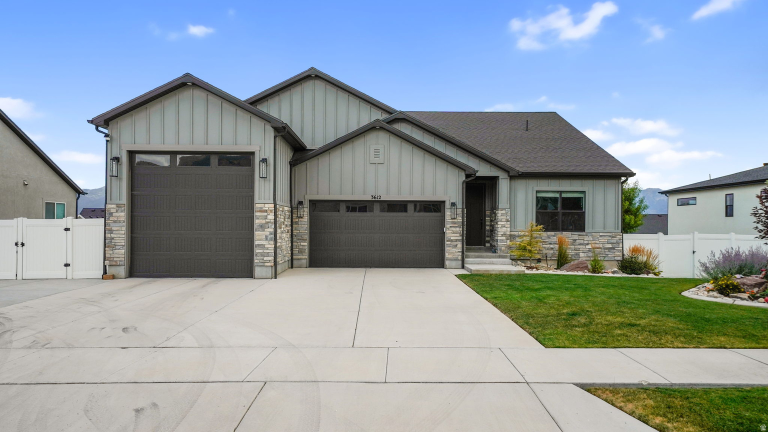
#> input picture assets/photos/2171821/exterior.jpg, 1536 x 864 px (shown at 1/2 size); its folder holds only this picture in this run
$ python test_photo_ranker.py
#> lines starting #> are read from the running program, lines starting #| are printed output that depends on the picture
### app/ranking/photo_ranker.py
from __future__ import annotations

from dataclasses import dataclass
from pathlib import Path

from PIL import Image, ImageFilter, ImageStat


@dataclass
class PhotoScore:
    filename: str
    total_score: float
    brightness_score: float
    sharpness_score: float
    contrast_score: float
    resolution_score: float


def _clamp(value: float, minimum: float = 0, maximum: float = 100) -> float:
    return max(minimum, min(value, maximum))


def _brightness_score(image: Image.Image) -> float:
    grayscale = image.convert("L").resize((200, 200))
    average = ImageStat.Stat(grayscale).mean[0]

    # Real-estate photos generally look best when bright but not overexposed.
    ideal = 170
    difference = abs(average - ideal)

    return _clamp(100 - difference * 1.2)


def _contrast_score(image: Image.Image) -> float:
    grayscale = image.convert("L").resize((200, 200))
    standard_deviation = ImageStat.Stat(grayscale).stddev[0]

    # Reward healthy contrast while avoiding extremely flat images.
    return _clamp(standard_deviation * 2.2)


def _sharpness_score(image: Image.Image) -> float:
    grayscale = image.convert("L").resize((500, 500))
    edges = grayscale.filter(ImageFilter.FIND_EDGES)
    edge_variation = ImageStat.Stat(edges).stddev[0]

    return _clamp(edge_variation * 5)


def _resolution_score(image: Image.Image) -> float:
    width, height = image.size
    megapixels = (width * height) / 1_000_000

    return _clamp(megapixels * 28)


def score_photo(path: Path) -> PhotoScore:
    with Image.open(path) as opened:
        image = opened.convert("RGB")

        brightness = _brightness_score(image)
        sharpness = _sharpness_score(image)
        contrast = _contrast_score(image)
        resolution = _resolution_score(image)

    total = (
        brightness * 0.30
        + sharpness * 0.30
        + contrast * 0.25
        + resolution * 0.15
    )

    return PhotoScore(
        filename=path.name,
        total_score=round(total, 2),
        brightness_score=round(brightness, 2),
        sharpness_score=round(sharpness, 2),
        contrast_score=round(contrast, 2),
        resolution_score=round(resolution, 2),
    )


def rank_photos(folder: Path) -> list[PhotoScore]:
    supported_extensions = {".jpg", ".jpeg", ".png", ".webp"}

    photos = [
        path
        for path in folder.iterdir()
        if path.is_file() and path.suffix.lower() in supported_extensions
    ]

    scores = [score_photo(path) for path in photos]
#> in score_photo, opened is the input picture: PIL image 1536x864 RGB; mean R, G, B 146.9, 159, 166.8
#> in _brightness_score, `grayscale = image.convert("L").resize((200, 200))`:
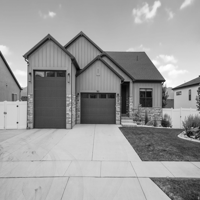
#> grayscale: PIL image 200x200 L; min 3, max 255, mean 156.3
#> in _brightness_score, `average = ImageStat.Stat(grayscale).mean[0]`: average = 156.3
#> in _brightness_score, `difference = abs(average - ideal)`: difference = 13.73
#> in score_photo, `brightness = _brightness_score(image)`: brightness = 83.53
#> in _sharpness_score, `grayscale = image.convert("L").resize((500, 500))`:
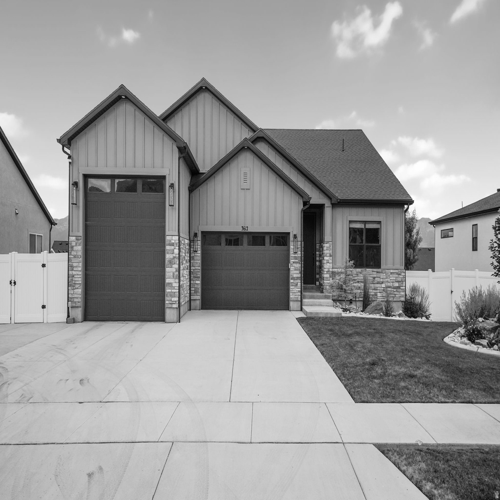
#> grayscale: PIL image 500x500 L; min 3, max 255, mean 156.3
#> in _sharpness_score, `edges = grayscale.filter(ImageFilter.FIND_EDGES)`:
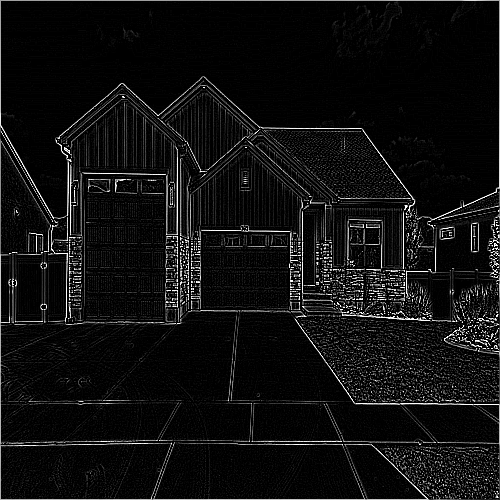
#> edges: PIL image 500x500 L; min 0, max 255, mean 16.1
#> in _sharpness_score, `edge_variation = ImageStat.Stat(edges).stddev[0]`: edge_variation = 41.01
#> in score_photo, `sharpness = _sharpness_score(image)`: sharpness = 100
#> in _contrast_score, `standard_deviation = ImageStat.Stat(grayscale).stddev[0]`: standard_deviation = 52.29
#> in score_photo, `contrast = _contrast_score(image)`: contrast = 100
#> in score_photo, `resolution = _resolution_score(image)`: resolution = 37.16
#> in score_photo, `total = ( brightness * 0.30 + sharpness * 0.30 + contrast * 0.25 + res..`: total = 85.63

    return sorted(
        scores,
        key=lambda result: result.total_score,
        reverse=True,
    )

### test_photo_ranker.py
from pathlib import Path

from app.ranking.photo_ranker import rank_photos


def main() -> None:
    photo_folder = Path("assets/photos/2171821")

    results = rank_photos(photo_folder)
#> in rank_photos, `scores = [score_photo(path) for path in photos]`: scores = 1 item
#> results = 1 item

    print("\nPhoto Rankings\n")

    for index, result in enumerate(results, start=1):
        print(
            f"{index}. {result.filename} | "
            f"Total: {result.total_score} | "
            f"Brightness: {result.brightness_score} | "
            f"Sharpness: {result.sharpness_score} | "
            f"Contrast: {result.contrast_score} | "
            f"Resolution: {result.resolution_score}"
        )
#> this loop made 1 pass
#> index on pass 1: 1
#| 1. exterior.jpg | Total: 85.63 | Brightness: 83.53 | Sharpness: 100 | Contrast: 100 | Resolution: 37.16


if __name__ == "__main__":
    main()

$ run again, on assets/photos/2171821/kitchen.jpg
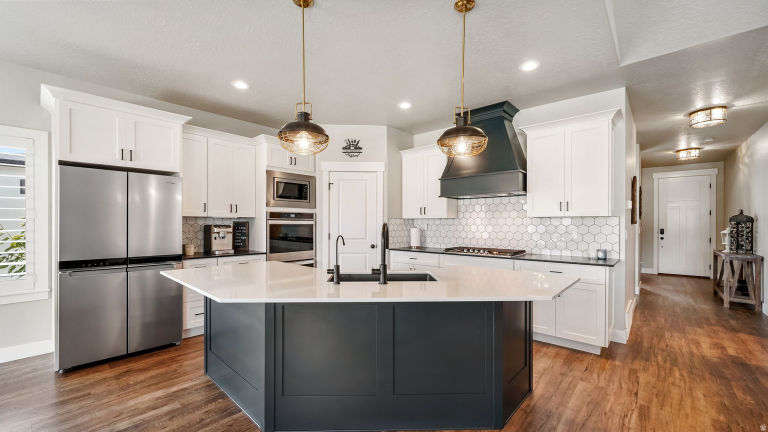
#> input picture assets/photos/2171821/kitchen.jpg, 1536 x 864 px (shown at 1/2 size)
#> in score_photo, opened is the input picture: PIL image 1536x864 RGB; mean R, G, B 162.1, 151.9, 143.3
#> in _brightness_score, `grayscale = image.convert("L").resize((200, 200))`:
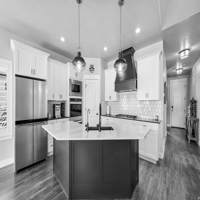
#> grayscale: PIL image 200x200 L; min 0, max 255, mean 153.9
#> average = 153.9
#> difference = 16.08
#> brightness = 80.7
#> in _sharpness_score, `edges = grayscale.filter(ImageFilter.FIND_EDGES)`:
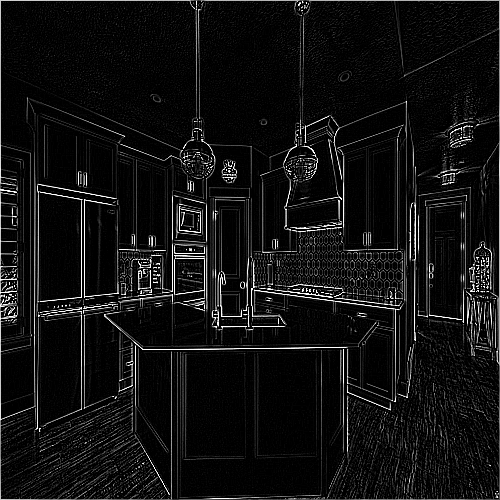
#> edges: PIL image 500x500 L; min 0, max 255, mean 17.3
#> edge_variation = 42.94
#> sharpness = 100
#> standard_deviation = 56
#> contrast = 100
#> resolution = 37.16
#> total = 84.78
#> scores = 1 item
#> the loop in main, `for index, result in enumerate(results, start=1):` made 1 pass
#> index on pass 1: 1
#> (printed output is left out)

$ run again, on assets/photos/2171821/living_room.jpg
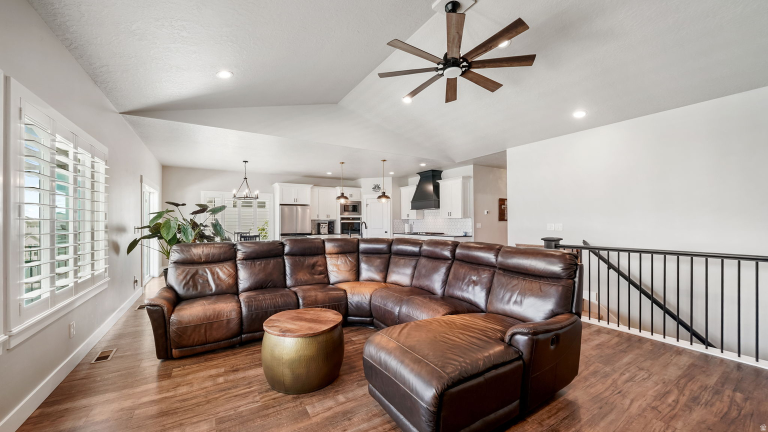
#> input picture assets/photos/2171821/living_room.jpg, 1536 x 864 px (shown at 1/2 size)
#> in score_photo, opened is the input picture: PIL image 1536x864 RGB; mean R, G, B 166.7, 154.5, 146.5
#> in _brightness_score, `grayscale = image.convert("L").resize((200, 200))`:
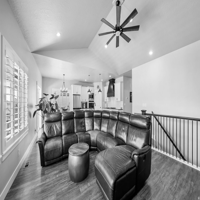
#> grayscale: PIL image 200x200 L; min 0, max 255, mean 157.2
#> average = 157.2
#> difference = 12.78
#> brightness = 84.67
#> in _sharpness_score, `edges = grayscale.filter(ImageFilter.FIND_EDGES)`:
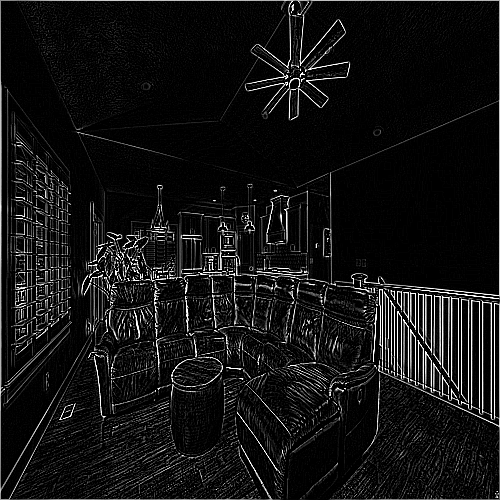
#> edges: PIL image 500x500 L; min 0, max 255, mean 19.4
#> edge_variation = 47.66
#> sharpness = 100
#> standard_deviation = 56.35
#> contrast = 100
#> resolution = 37.16
#> total = 85.97
#> scores = 1 item
#> the loop in main, `for index, result in enumerate(results, start=1):` made 1 pass
#> index on pass 1: 1
#> (printed output is left out)

$ run again, on assets/photos/2171821/primary_bathroom.jpg
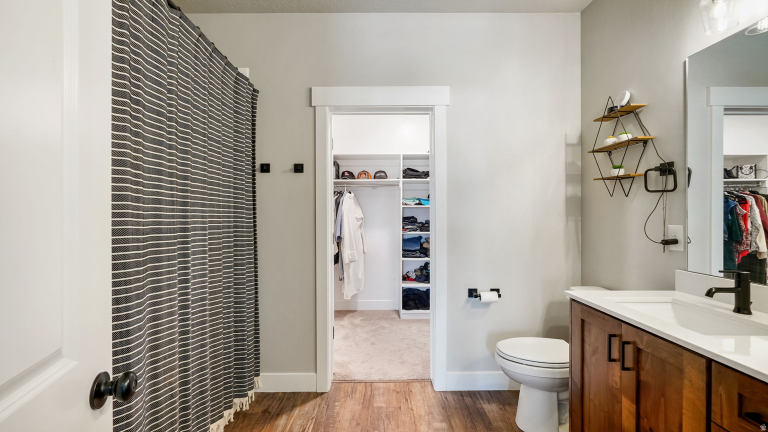
#> input picture assets/photos/2171821/primary_bathroom.jpg, 1536 x 864 px (shown at 1/2 size)
#> in score_photo, opened is the input picture: PIL image 1536x864 RGB; mean R, G, B 168.8, 161, 151
#> in _brightness_score, `grayscale = image.convert("L").resize((200, 200))`:
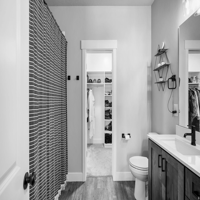
#> grayscale: PIL image 200x200 L; min 0, max 250, mean 162.1
#> average = 162.1
#> difference = 7.86
#> brightness = 90.57
#> in _sharpness_score, `edges = grayscale.filter(ImageFilter.FIND_EDGES)`:
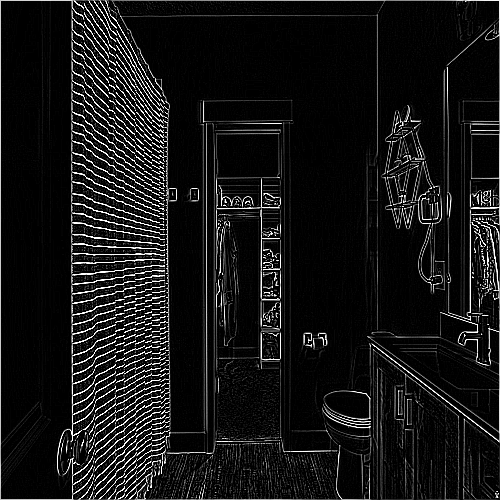
#> edges: PIL image 500x500 L; min 0, max 255, mean 21.7
#> edge_variation = 57.05
#> sharpness = 100
#> standard_deviation = 52.79
#> contrast = 100
#> resolution = 37.16
#> total = 87.75
#> scores = 1 item
#> the loop in main, `for index, result in enumerate(results, start=1):` made 1 pass
#> index on pass 1: 1
#> (printed output is left out)
